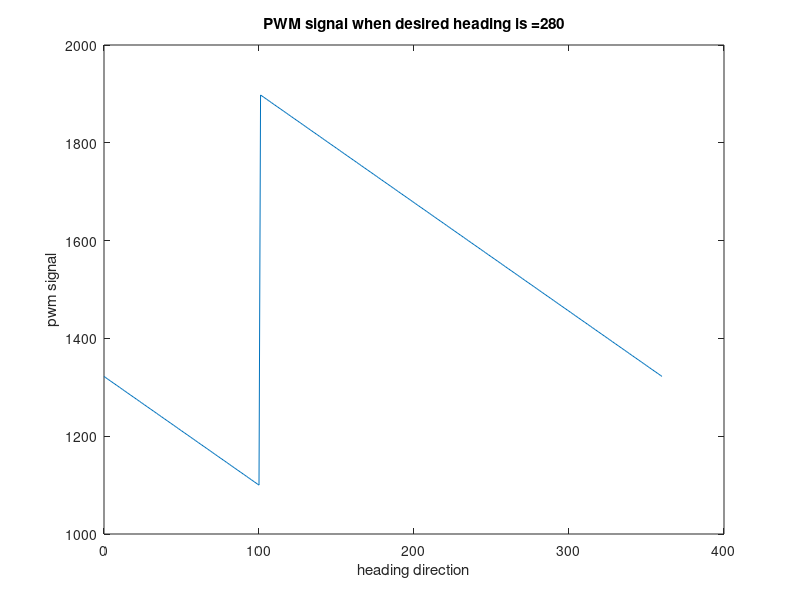

Source code (MATLAB):
% This script is to compute the wheel velocities for a robot to turn in
% direction of x within the view of camera image of width Imwidth. Ideas
% from the follower plugin is used
function vel = steering_pwm
max_angle = 400;
MAX_TURN = 1500 + max_angle;
MIN_TURN = 1500 - max_angle;
Kp = max_angle/180.0;
drd_hdg = 280;
hdg = 0:1:360;
% turn_amt = NaN(size(hdg));
%     function x = normalize_angle(theta)
%         x = 360 - theta;
%     end
    function turn_amt = move_forward()
%         for i = 1:size(hdg,2)
%             if hdg(i) >= 180
%                 hdg(i) = -normalize_angle(hdg(i));
%             end
%         end
%         if drd_hdg >= 180
%             drd_hdg = normalize_angle(drd_hdg);
%         end
        
        er = drd_hdg - hdg;
        
        for i = 1:size(er,2)
            if er(i) >=180
                er(i) = er(i) - 360;
            elseif er(i) <= -180
                er(i) = er(i) + 360;
            end
        end
        

        u = Kp * er;
        turn_amt = 1500 + u;
        turn_amt(turn_amt > MAX_TURN) = MAX_TURN;
        turn_amt(turn_amt < MIN_TURN)= MIN_TURN;
    end
vel = [hdg',move_forward'];
plot(vel(:,1),vel(:,2))
xlabel('heading direction')
ylabel('pwm signal')
title(strcat('PWM signal when desired heading is = ',' ',num2str(drd_hdg)))
%     end
% wheel_separation = 0.5;
% Imwidth = 320;
% Imheight = 240;
% vr = 0.4;
% maxTurnRate = vr*10;
% wheel_vels = NaN(Imwidth*Imheight,2);
% e = 0;
% ep = 0;
% t = 1;
% for x = 0:Imwidth
%       for y = 0:Imheight
%         turn = -(sqrt(x^2+y^2)/sqrt((Imwidth/2)^2+(Imheight/2)^2)) + 1;
%         e = e+turn;
%         va = turn * maxTurnRate + (turn - ep) * maxTurnRate ;
%         ep = turn;
%         l = vr + va * wheel_separation/2;
%         r = vr - va * wheel_separation/2;
% 
%         if l > vr
%             l = vr;
%         end
%         if l < 0
%             l = 0;
%         end
%         if r > vr 
%             r = vr;
%         end
%         if r < 0 
%             r = 0;
%         end
%         wheel_vels(t,:) = [l,r];
%         t = t+1;
%       end
% end
end